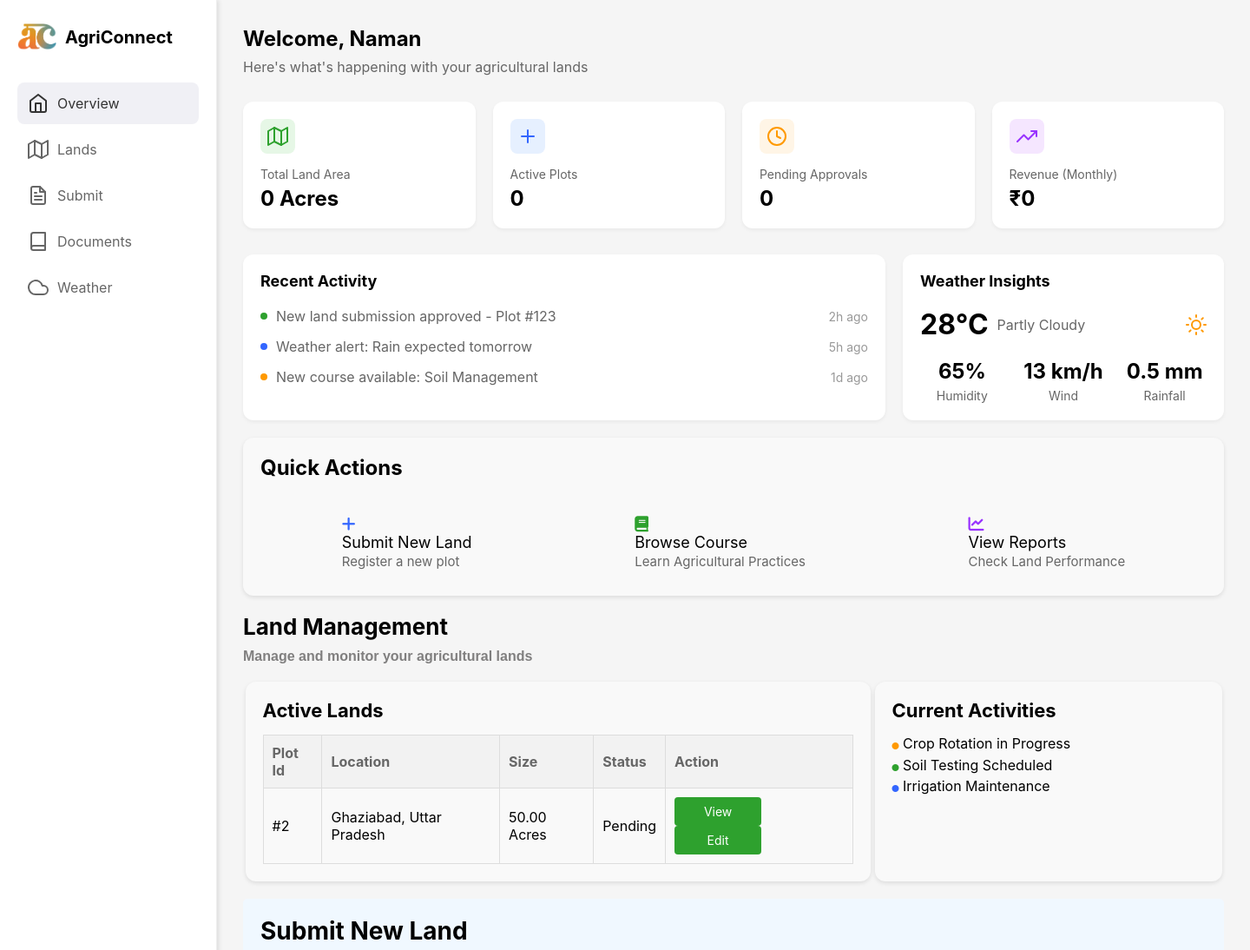
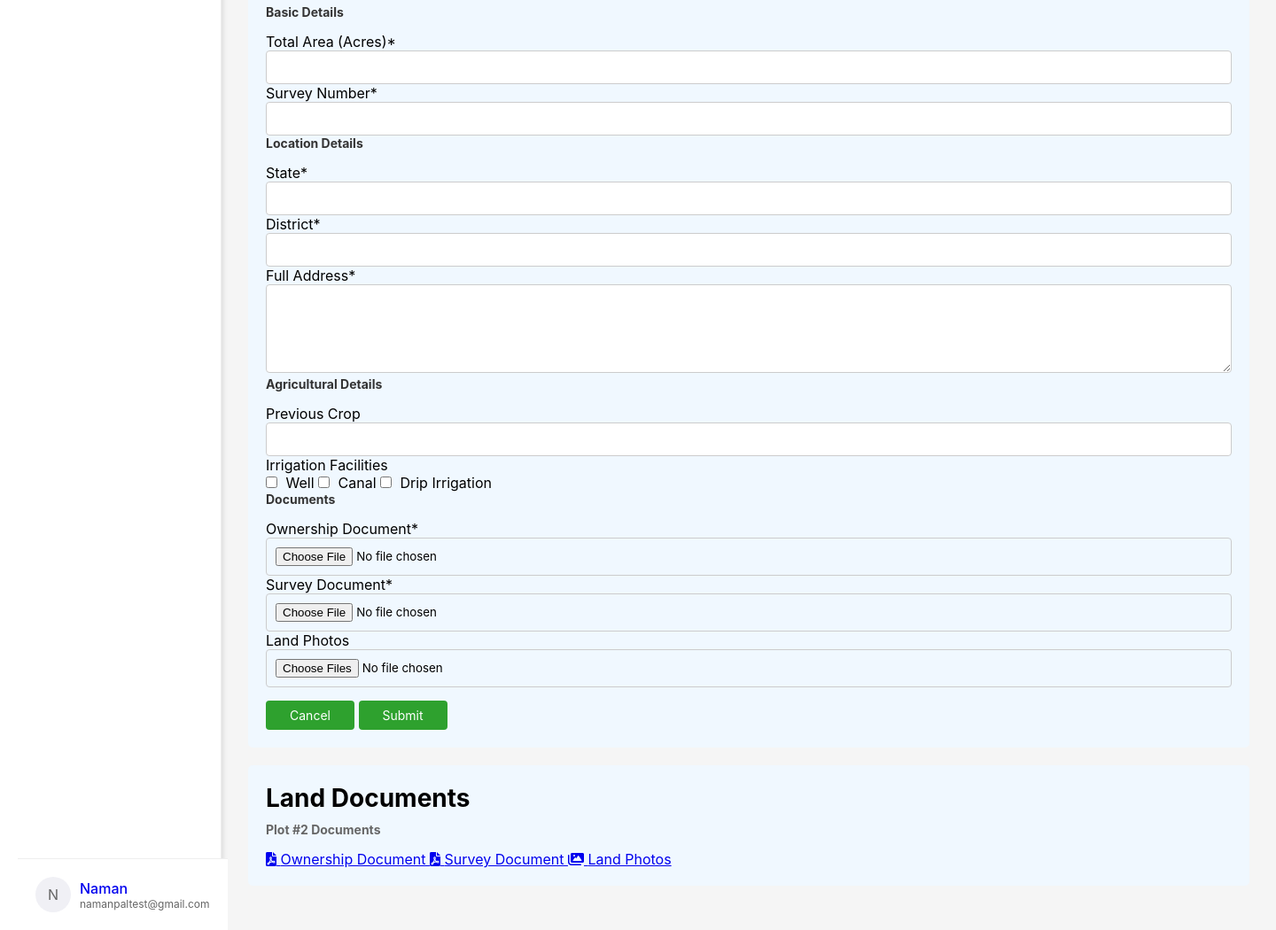
Screenshot of /submit_land/ (signed in) with the database file from the repository (2 pictures, top to bottom).
### ACP/models.py (models this page shows, shortened)
class Land(models.Model):
    STATUS_CHOICES = [
        ('pending', 'Pending'),
        ('approved', 'Approved'),
        ('rejected', 'Rejected')
    ]
    current_state = [
        ("free","Free"),
        ("occupied","Occupied"),
    ]
    provider = models.ForeignKey(User, on_delete=models.CASCADE)
    total_area = models.DecimalField(null=True, max_digits=10, decimal_places=2)
    survey_number = models.CharField(null=True, max_length=100)
    state = models.CharField(null=True, max_length=100)
    district = models.CharField(max_length=255, default='Default District')
    address = models.TextField(null=True, blank=True)
    previous_crop = models.CharField(null=True, max_length=200)
    irrigation_facilities = models.CharField(max_length=200, null=True)
    ownership_document = models.FileField(null=True, upload_to="documents/")
    survey_document = models.FileField(null=True, upload_to="documents/")
    recent_photos = models.FileField(null=True, upload_to="documents/")
    status = models.CharField(max_length=20, choices=STATUS_CHOICES, default='pending')
    current_state = models.CharField(max_length=10, choices=current_state, default='free')
    created_at = models.DateTimeField(auto_now_add=True, null=True)
    updated_at = models.DateTimeField(auto_now=True, null=True)

### ACP/views.py (the view, shortened to what this page needs)
# urls.py: path('submit_land/',submit_land, name='submit_land'),
@login_required
def submit_land(request):
    if not request.user.userprofile.user_type == 'provider':
        messages.error(request, 'Unauthorized access')
        return redirect('login')
    context = {
        'lands': Land.objects.filter(provider=request.user)
    }
    return render(request, 'landprovider.html', context)

### ACP/templates/landprovider.html (shortened to what this page needs)
<!DOCTYPE html>
<html lang="en">
<head>
    {% load static %}
    <link rel="stylesheet" href="{% static 'css/land.css' %}">
    <link rel="stylesheet" href="https://cdnjs.cloudflare.com/ajax/libs/font-awesome/6.0.0-beta3/css/all.min.css">
</head>
<body>
    <div class="sidebar">
        <div class="logo">
            <img src="{% static 'assets/agriconnect.png'%}" alt="AgriConnect Logo">
            AgriConnect
        </div>
        <nav>
            <a href="#overview" class="nav-item active">
                <i data-feather="home"></i>
                Overview
            </a>
            <a href="#land-management" class="nav-item">
                <i data-feather="map"></i>
                Lands
            </a>
            <a href="#submit-land" class="nav-item">
                <i data-feather="file-text"></i>
                Submit
            </a>
            <a href="#land-documents" class="nav-item">
                <i data-feather="book"></i>
                Documents
            </a>
            <a href="#weather-card" class="nav-item">
                <i data-feather="cloud"></i>
                Weather
            </a>
        </nav>
        <a href="{% url 'profile' %}"><div class="user-profile">
            <div class="user-avatar">{{ user.get_full_name|make_list|first }}</div>
            <div class="user-info">
                <div class="user-name">{{ user.get_full_name }}</div>
                <div class="user-email">{{ user.email }}</div>
            </div>
        </div></a>
    </div>
    <div class="main-content">
        <div class="welcome-header">
            <h1>Welcome, {{ user.get_full_name }}</h1>
            <p>Here's what's happening with your agricultural lands</p>
        </div>
        <div class="stats-grid">
            <div class="stat-card">
                <div class="icon" style="background: #e6f7e6;">
                    <i data-feather="map" style="color: #2ea12e;"></i>
                </div>
                <div class="title">Total Land Area</div>
                <div class="value" data-stat="total-area">{{ total_area|default:"0" }} Acres</div>
            </div>
            <div class="stat-card">
                <div class="icon" style="background: #e6f0ff;">
                    <i data-feather="plus" style="color: #3366ff;"></i>
                </div>
                <div class="title">Active Plots</div>
                <div class="value" data-stat="active-plots">{{ active_plots|default:"0" }}</div>
            </div>
            <div class="stat-card">
                <div class="icon" style="background: #fff5e6;">
                    <i data-feather="clock" style="color: #ff9900;"></i>
                </div>
                <div class="title">Pending Approvals</div>
                <div class="value" data-stat="pending-approvals">{{ pending_approvals|default:"0" }}</div>
            </div>
            <div class="stat-card">
                <div class="icon" style="background: #f5e6ff;">
                    <i data-feather="trending-up" style="color: #9933ff;"></i>
                </div>
                <div class="title">Revenue (Monthly)</div>
                <div class="value" data-stat="monthly-revenue">₹{{ monthly_revenue|default:"0" }}</div>
            </div>
        </div>
        <div style="display: grid; grid-template-columns: 2fr 1fr; gap: 20px;">
            <div class="activity-card">
                <h3 class="card-title">Recent Activity</h3>
                <div class="activity-item">
                    <div class="dot" style="background: #2ea12e;"></div>
                    <span>New land submission approved - Plot #123</span>
                    <span class="time">2h ago</span>
                </div>
                <div class="activity-item">
                    <div class="dot" style="background: #3366ff;"></div>
                    <span>Weather alert: Rain expected tomorrow</span>
                    <span class="time">5h ago</span>
                </div>
                <div class="activity-item">
                    <div class="dot" style="background: #ff9900;"></div>
                    <span>New course available: Soil Management</span>
                    <span class="time">1d ago</span>
                </div>
            </div>
            <div class="weather-card" id="weather-card">
                <h3 class="card-title">Weather Insights</h3>
                <div style="display: flex; align-items: center; gap: 10px;">
                    <span class="temperature" style="font-size: 32px; font-weight: bold;">28°C</span>
                    <span class="condition" style="color: #666;">Partly Cloudy</span>
                    <i data-feather="sun" style="color: #ff9900; margin-left: auto;"></i>
                </div>
                <div class="weather-details">
                    <div class="weather-detail humidity">
                        <div class="value">65%</div>
                        <div class="label">Humidity</div>
                    </div>
                    <div class="weather-detail wind">
                        <div class="value">13 km/h</div>
                        <div class="label">Wind</div>
                    </div>
                    <div class="weather-detail rainfall">
                        <div class="value">0.5 mm</div>
                        <div class="label">Rainfall</div>
                    </div>
                </div>
            </div>
        </div>
        <div class="quick-actions">
            <h2>Quick Actions</h2>
            <ul>
                <li><i class="fas fa-plus" style="color: #3366ff;"></i><p>Submit New Land <br> <span>Register a new plot</span></p></li>
                <li><i class="fas fa-book" style="color: #2ea12e;"></i><p>Browse Course <br> <span>Learn Agricultural Practices</span> </p></li>
                <li><i class="fas fa-chart-line" style="color: #9933ff;"></i><p>View Reports <br> <span>Check Land Performance</span></li>
            </ul>
        </div>
        <section class="land-management" id="land-management">
            <h2>Land Management</h2>
            <h3>Manage and monitor your agricultural lands</h3>
            <div class="manage-parent">
                <div class="land-statistics">
                    <h4>Active Lands</h4>
                    <table>
                        <thead>
                            <tr>
                                <th>Plot Id</th>
                                <th>Location</th>
                                <th>Size</th>
                                <th>Status</th>
                                <th>Action</th>
                            </tr>
                        </thead>
                        <tbody>
                            {% for land in lands %}
                            <tr>
                                <td>#{{ land.id }}</td>
                                <td>{{ land.district }}, {{ land.state }}</td>
                                <td>{{ land.total_area }} Acres</td>
                                <td>
                                    <span class="status-badge status-{{ land.status }}">
                                        {{ land.status|title }}
                                    </span>
                                </td>
                                <td>
                                    <button onclick="viewLandDetails({{ land.id }})" class="btn-view">View</button>
                                    <button onclick="editLand({{ land.id }})" class="btn-edit">Edit</button>
                                </td>
                            </tr>
                            {% empty %}
                            <tr>
                                <td colspan="5">No lands registered yet</td>
                            </tr>
                            {% endfor %}
                        </tbody>
                    </table>
                </div>
                <div class="current-activities">
                    <h4>Current Activities</h4>
                    <ul>
                        <li><i class="fa-solid fa-circle" style="font-size: 8px; color: #ff9900;"></i> Crop Rotation in Progress</li>
                        <li><i class="fa-solid fa-circle" style="font-size: 8px; color: #2ea12e;"></i> Soil Testing Scheduled</li>
                        <li><i class="fa-solid fa-circle" style="font-size: 8px; color: #3366ff;"></i> Irrigation Maintenance</li>
                    </ul>
                </div>
            </div>
        </section>
        <section id="submit-land" class="submit-land">
            <h2>Submit New Land</h2>
            <form method="POST" action="{% url 'submit_land' %}" enctype="multipart/form-data" id="landSubmissionForm">
                <div class="form-grid">
                    <div class="form-section">
                        <h3>Basic Details</h3>
                        <div class="form-group">
                            <label for="total_area">Total Area (Acres)*</label>
                            <input type="number" id="total_area" name="total_area" required step="0.01">
                        </div>
                        <div class="form-group">
                            <label for="survey_number">Survey Number*</label>
                            <input type="text" id="survey_number" name="survey_number" required>
                        </div>
                    </div>
                    <div class="form-section">
                        <h3>Location Details</h3>
                        <div class="form-group">
                            <label for="state">State*</label>
                            <input type="text" id="state" name="state" required>
                        </div>
                        <div class="form-group">
                            <label for="district">District*</label>
                            <input type="text" id="district" name="district" required>
                        </div>
                        <div class="form-group">
                            <label for="address">Full Address*</label>
                            <textarea id="address" name="address" required></textarea>
                        </div>
                    </div>
                    <div class="form-section">
                        <h3>Agricultural Details</h3>
                        <div class="form-group">
                            <label for="previous_crop">Previous Crop</label>
                            <input type="text" id="previous_crop" name="previous_crop">
                        </div>
                        <div class="form-group">
                            <label>Irrigation Facilities</label>
                            <div class="checkbox-group">
                                <input type="checkbox" name="irrigation_facilities" value="well" id="well">
                                <label for="well">Well</label>
                                <input type="checkbox" name="irrigation_facilities" value="canal" id="canal">
                                <label for="canal">Canal</label>
                                <input type="checkbox" name="irrigation_facilities" value="drip" id="drip">
                                <label for="drip">Drip Irrigation</label>
                            </div>
                        </div>
                    </div>
                    <div class="form-section">
                        <h3>Documents</h3>
                        <div class="form-group">
                            <label for="ownership_document">Ownership Document*</label>
                            <input type="file" id="ownership_document" name="ownership_document" required>
                        </div>
                        <div class="form-group">
                            <label for="survey_document">Survey Document*</label>
                            <input type="file" id="survey_document" name="survey_document" required>
                        </div>
                        <div class="form-group">
                            <label for="recent_photos">Land Photos</label>
                            <input type="file" id="recent_photos" name="recent_photos" multiple>
                        </div>
                    </div>
                </div>
                <div class="form-actions">
                    <button type="button" onclick="resetForm()" class="btn-secondary">Cancel</button>
                    <button type="submit" class="btn-primary">Submit</button>
                </div>
            </form>
        </section>
        <section id="land-documents" class="land-documents">
            <h2>Land Documents</h2>
            <div class="documents-grid">
                {% for land in lands %}
                <div class="document-card">
                    <h3>Plot #{{ land.id }} Documents</h3>
                    <div class="document-links">
                        {% if land.ownership_document %}
                        <a href="{{ land.ownership_document.url }}" target="_blank">
                            <i class="fas fa-file-pdf"></i> Ownership Document
                        </a>
                        {% endif %}
                        {% if land.survey_document %}
                        <a href="{{ land.survey_document.url }}" target="_blank">
                            <i class="fas fa-file-pdf"></i> Survey Document
                        </a>
                        {% endif %}
                        {% if land.recent_photos %}
                        <a href="{{ land.recent_photos.url }}" target="_blank">
                            <i class="fas fa-images"></i> Land Photos
                        </a>
                        {% endif %}
                    </div>
                </div>
                {% endfor %}
            </div>
        </section>
    </div>
</body>
</html>

### rows the page displays
Land: id "2", district "Ghaziabad", state "Uttar Pradesh", total_area "50.00", status "Pending"

### other values shown
{{ user.get_full_name|make_list|first }} "N"
{{ user.get_full_name }} "Naman"
{{ user.email }} "namanpaltest@gmail.com"
{{ total_area|default:"0" }} "0"
{{ active_plots|default:"0" }} "0"
{{ pending_approvals|default:"0" }} "0"
{{ monthly_revenue|default:"0" }} "0"
